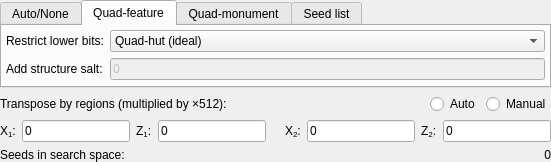
<?xml version="1.0" encoding="UTF-8"?>
<ui version="4.0">
 <class>FormGen48</class>
 <widget class="QWidget" name="FormGen48">
  <property name="sizePolicy">
   <sizepolicy hsizetype="Expanding" vsizetype="Expanding">
    <horstretch>0</horstretch>
    <verstretch>0</verstretch>
   </sizepolicy>
  </property>
  <property name="windowTitle">
   <string>Form</string>
  </property>
  <layout class="QGridLayout" name="gridLayout">
   <property name="leftMargin">
    <number>0</number>
   </property>
   <property name="topMargin">
    <number>0</number>
   </property>
   <property name="rightMargin">
    <number>0</number>
   </property>
   <property name="bottomMargin">
    <number>0</number>
   </property>
   <item row="0" column="0">
    <widget class="QWidget" name="widget" native="true">
     <layout class="QGridLayout" name="gridLayout_2">
      <property name="leftMargin">
       <number>0</number>
      </property>
      <property name="topMargin">
       <number>0</number>
      </property>
      <property name="rightMargin">
       <number>0</number>
      </property>
      <property name="bottomMargin">
       <number>0</number>
      </property>
      <item row="0" column="0" colspan="2">
       <widget class="QTabWidget" name="tabWidget">
        <property name="currentIndex">
         <number>1</number>
        </property>
        <widget class="QWidget" name="tabAuto">
         <attribute name="title">
          <string>Auto/None</string>
         </attribute>
         <layout class="QGridLayout" name="gridLayout_4">
          <property name="leftMargin">
           <number>4</number>
          </property>
          <property name="topMargin">
           <number>4</number>
          </property>
          <property name="rightMargin">
           <number>4</number>
          </property>
          <property name="bottomMargin">
           <number>4</number>
          </property>
          <item row="0" column="0">
           <widget class="QLabel" name="labelAutoDesc">
            <property name="text">
             <string>Automatically select suitable options based on conditions.</string>
            </property>
           </widget>
          </item>
          <item row="1" column="0">
           <widget class="QLabel" name="labelAuto">
            <property name="text">
             <string/>
            </property>
           </widget>
          </item>
         </layout>
        </widget>
        <widget class="QWidget" name="tabQuadF">
         <attribute name="title">
          <string>Quad-feature</string>
         </attribute>
         <layout class="QGridLayout" name="gridLayout_5">
          <property name="leftMargin">
           <number>4</number>
          </property>
          <property name="topMargin">
           <number>4</number>
          </property>
          <property name="rightMargin">
           <number>4</number>
          </property>
          <property name="bottomMargin">
           <number>4</number>
          </property>
          <item row="1" column="0">
           <widget class="QLabel" name="labelSalt">
            <property name="toolTip">
             <string>Value (such as a structure salt) added to the 48-bit seeds</string>
            </property>
            <property name="text">
             <string>Add structure salt:</string>
            </property>
           </widget>
          </item>
          <item row="1" column="1">
           <widget class="QLineEdit" name="lineSalt">
            <property name="enabled">
             <bool>false</bool>
            </property>
            <property name="text">
             <string>0</string>
            </property>
           </widget>
          </item>
          <item row="0" column="0">
           <widget class="QLabel" name="labelLow20">
            <property name="toolTip">
             <string>Selects a set of values for the lower 20-bits of the seed, corresponding to quad-feature constellations
Applies only to feature-structures of region-size = 32 and chunk-gap = 8, in particular swamp-huts</string>
            </property>
            <property name="text">
             <string>Restrict lower bits:</string>
            </property>
           </widget>
          </item>
          <item row="0" column="1">
           <widget class="StyledComboBox" name="comboLow20">
            <item>
             <property name="text">
              <string>Quad-hut (ideal)</string>
             </property>
            </item>
            <item>
             <property name="text">
              <string>Quad-hut (classic)</string>
             </property>
            </item>
            <item>
             <property name="text">
              <string>Quad-hut (normal)</string>
             </property>
            </item>
            <item>
             <property name="text">
              <string>Quad-hut (barely)</string>
             </property>
            </item>
            <item>
             <property name="text">
              <string>Quad-feature (ideal, custom salt)</string>
             </property>
            </item>
           </widget>
          </item>
         </layout>
        </widget>
        <widget class="QWidget" name="tabQuadM">
         <attribute name="title">
          <string>Quad-monument</string>
         </attribute>
         <layout class="QHBoxLayout" name="horizontalLayout_2">
          <item>
           <widget class="QLabel" name="labelQM">
            <property name="toolTip">
             <string>Number of planar spawning spaces inside monuments that are within 128 blocks of a center position
(i.e. this is a measure quality, out of 4*58*58)</string>
            </property>
            <property name="text">
             <string>Min. monument area:</string>
            </property>
           </widget>
          </item>
         </layout>
        </widget>
        <widget class="QWidget" name="tabList">
         <attribute name="title">
          <string>Seed list</string>
         </attribute>
         <layout class="QGridLayout" name="gridLayout_7">
          <property name="leftMargin">
           <number>4</number>
          </property>
          <property name="topMargin">
           <number>4</number>
          </property>
          <property name="rightMargin">
           <number>4</number>
          </property>
          <property name="bottomMargin">
           <number>4</number>
          </property>
          <item row="0" column="0">
           <widget class="QLabel" name="labelPath">
            <property name="toolTip">
             <string>Use a custom seed list as source for 48-bit seed candidates</string>
            </property>
            <property name="text">
             <string>Load 48-bit seed list:</string>
            </property>
           </widget>
          </item>
          <item row="0" column="1">
           <widget class="QLineEdit" name="lineList48">
            <property name="font">
             <font>
              <family>Courier New</family>
             </font>
            </property>
            <property name="readOnly">
             <bool>true</bool>
            </property>
           </widget>
          </item>
          <item row="0" column="2">
           <widget class="QPushButton" name="buttonBrowse">
            <property name="text">
             <string>...</string>
            </property>
           </widget>
          </item>
          <item row="1" column="0">
           <widget class="QLabel" name="labelListSalt">
            <property name="toolTip">
             <string>Value (such as a structure salt) added to the 48-bit seeds</string>
            </property>
            <property name="text">
             <string>Add structure salt:</string>
            </property>
           </widget>
          </item>
          <item row="1" column="1" colspan="2">
           <widget class="QLineEdit" name="lineListSalt">
            <property name="enabled">
             <bool>true</bool>
            </property>
            <property name="text">
             <string>0</string>
            </property>
           </widget>
          </item>
         </layout>
        </widget>
       </widget>
      </item>
      <item row="1" column="0" colspan="2">
       <widget class="QFrame" name="frame">
        <property name="frameShape">
         <enum>QFrame::NoFrame</enum>
        </property>
        <property name="frameShadow">
         <enum>QFrame::Plain</enum>
        </property>
        <layout class="QGridLayout" name="gridLayout_3">
         <property name="leftMargin">
          <number>0</number>
         </property>
         <property name="topMargin">
          <number>0</number>
         </property>
         <property name="rightMargin">
          <number>0</number>
         </property>
         <property name="bottomMargin">
          <number>0</number>
         </property>
         <item row="0" column="1">
          <spacer name="horizontalSpacer_2">
           <property name="orientation">
            <enum>Qt::Horizontal</enum>
           </property>
           <property name="sizeType">
            <enum>QSizePolicy::MinimumExpanding</enum>
           </property>
           <property name="sizeHint" stdset="0">
            <size>
             <width>0</width>
             <height>0</height>
            </size>
           </property>
          </spacer>
         </item>
         <item row="0" column="2">
          <widget class="QRadioButton" name="radioAuto">
           <property name="text">
            <string>Auto</string>
           </property>
          </widget>
         </item>
         <item row="0" column="3">
          <widget class="QRadioButton" name="radioManual">
           <property name="text">
            <string>Manual</string>
           </property>
          </widget>
         </item>
         <item row="0" column="0">
          <widget class="QLabel" name="labelTranspose">
           <property name="text">
            <string>Transpose by regions (multiplied by ×512):</string>
           </property>
          </widget>
         </item>
        </layout>
       </widget>
      </item>
      <item row="2" column="0" colspan="2">
       <layout class="QHBoxLayout" name="horizontalLayout">
        <item>
         <widget class="QLabel" name="labelX1">
          <property name="toolTip">
           <string>Lower bound (inclusive)</string>
          </property>
          <property name="text">
           <string>X&lt;sub&gt;1&lt;/sub&gt;:</string>
          </property>
         </widget>
        </item>
        <item>
         <widget class="CoordEdit" name="lineEditX1">
          <property name="toolTip">
           <string>Lower bound (inclusive)</string>
          </property>
          <property name="text">
           <string>0</string>
          </property>
         </widget>
        </item>
        <item>
         <widget class="QLabel" name="labelZ1">
          <property name="toolTip">
           <string>Lower bound (inclusive)</string>
          </property>
          <property name="text">
           <string>Z&lt;sub&gt;1&lt;/sub&gt;:</string>
          </property>
         </widget>
        </item>
        <item>
         <widget class="CoordEdit" name="lineEditZ1">
          <property name="toolTip">
           <string>Lower bound (inclusive)</string>
          </property>
          <property name="text">
           <string>0</string>
          </property>
         </widget>
        </item>
        <item>
         <widget class="QLabel" name="label">
          <property name="text">
           <string/>
          </property>
         </widget>
        </item>
        <item>
         <widget class="QLabel" name="labelX2">
          <property name="toolTip">
           <string>Upper bound (inclusive)</string>
          </property>
          <property name="text">
           <string>X&lt;sub&gt;2&lt;/sub&gt;:</string>
          </property>
         </widget>
        </item>
        <item>
         <widget class="CoordEdit" name="lineEditX2">
          <property name="toolTip">
           <string>Upper bound (inclusive)</string>
          </property>
          <property name="text">
           <string>0</string>
          </property>
         </widget>
        </item>
        <item>
         <widget class="QLabel" name="labelZ2">
          <property name="toolTip">
           <string>Upper bound (inclusive)</string>
          </property>
          <property name="text">
           <string>Z&lt;sub&gt;2&lt;/sub&gt;:</string>
          </property>
         </widget>
        </item>
        <item>
         <widget class="CoordEdit" name="lineEditZ2">
          <property name="toolTip">
           <string>Upper bound (inclusive)</string>
          </property>
          <property name="text">
           <string>0</string>
          </property>
         </widget>
        </item>
       </layout>
      </item>
      <item row="3" column="0">
       <widget class="QLabel" name="labelSpace">
        <property name="text">
         <string>Seeds in search space:</string>
        </property>
       </widget>
      </item>
      <item row="3" column="1">
       <widget class="QLabel" name="labelCount">
        <property name="text">
         <string>0</string>
        </property>
        <property name="alignment">
         <set>Qt::AlignRight|Qt::AlignTrailing|Qt::AlignVCenter</set>
        </property>
       </widget>
      </item>
      <item row="4" column="0">
       <spacer name="verticalSpacer_2">
        <property name="orientation">
         <enum>Qt::Vertical</enum>
        </property>
        <property name="sizeType">
         <enum>QSizePolicy::MinimumExpanding</enum>
        </property>
        <property name="sizeHint" stdset="0">
         <size>
          <width>20</width>
          <height>0</height>
         </size>
        </property>
       </spacer>
      </item>
     </layout>
    </widget>
   </item>
  </layout>
 </widget>
 <customwidgets>
  <customwidget>
   <class>CoordEdit</class>
   <extends>QLineEdit</extends>
   <header>src/conditiondialog.h</header>
  </customwidget>
  <customwidget>
   <class>StyledComboBox</class>
   <extends>QComboBox</extends>
   <header>src/widgets.h</header>
  </customwidget>
 </customwidgets>
 <resources/>
 <connections/>
</ui>
